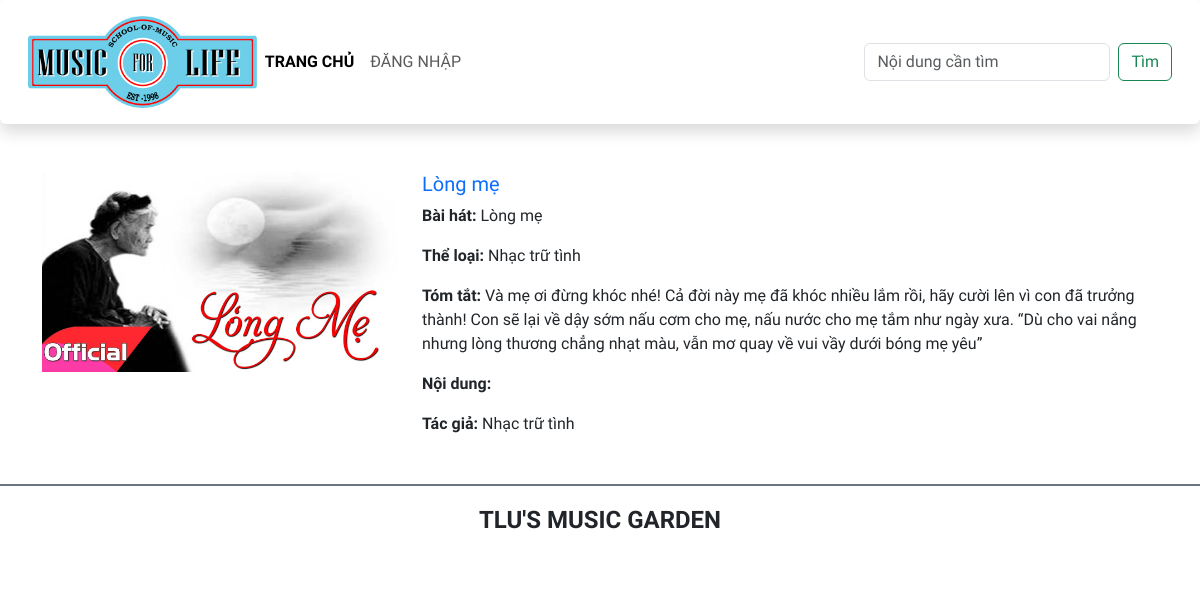
/btth02v2/index.php?controller=detail&id=1, run on the app's committed database.
### tables this page shows
CREATE TABLE `baiviet` (
  `ma_bviet` int(10) UNSIGNED NOT NULL,
  `tieude` varchar(200) NOT NULL,
  `ten_bhat` varchar(100) NOT NULL,
  `ma_tloai` int(10) UNSIGNED NOT NULL,
  `tomtat` text NOT NULL,
  `noidung` text DEFAULT NULL,
  `ma_tgia` int(10) UNSIGNED NOT NULL,
  `ngayviet` datetime NOT NULL DEFAULT current_timestamp(),
  `hinhanh` varchar(200) DEFAULT NULL
);

CREATE TABLE `theloai` (
  `ma_tloai` int(10) UNSIGNED NOT NULL,
  `ten_tloai` varchar(50) NOT NULL
);

### btth02v2/controllers/DetailController.php (called while the page is built)
<?php
require("services/ArticleService.php");
class DetailController{
    public function index($id){
    $articleService = new ArticleService();
    $articles= $articleService->getDetailArticle($id);
    include('views/home/detail.php');
}
}
?>

### btth02v2/index.php (called while the page is built, shortened)
<?php
$action     = isset($_GET['action'])?       $_GET['action']:'index';
$id         = isset($_GET['id'])?       $_GET['id'] : null;
$myObj = new $controller();
$myObj->$action($id);
?>

### btth02v2/services/ArticleService.php (called while the page is built, shortened)
<?php
include("models/Article.php");
class ArticleService{
    public function getDetailArticle($id){
        $dbConn = new DBConnection();
        $conn = $dbConn->getConnection();
         $sql = "SELECT baiviet.ma_bviet, baiviet.tieude, baiviet.ten_bhat,baiviet.tomtat, tacgia.ten_tgia, theloai.ten_tloai, baiviet.ngayviet, baiviet.hinhanh FROM baiviet JOIN tacgia ON baiviet.ma_tgia = tacgia.ma_tgia JOIN theloai ON baiviet.ma_tloai = theloai.ma_tloai WHERE baiviet.ma_bviet = '" . $id . "'";
         $stmt = $conn->query($sql);
        $articles = [];
        while($row = $stmt->fetch()){
            $article = new Article($row['hinhanh'], $row['ten_bhat'],$row['ma_bviet'],$row['tieude'], $row['tomtat'],$row['ten_tgia'],$row['ten_tloai'],$row['ngayviet']);
            array_push($articles,$article);
        }
        return $articles;
    }
}
?>

### btth02v2/models/Article.php (called while the page is built, shortened)
<?php
class Article{
    private $ten_bhat;
    private $tomtat;
    private $hinhanh;
    private $ten_tloai;
    public function __construct($hinhanh = null,$ten_bhat = null, $ma_bviet = null, $tieude = null, $tomtat = null,$ten_tgia = null, $ten_tloai = null,$ngayviet = null, $ma_tgia = null,$ma_tloai = null,$noidung = null){
        $this->ten_bhat = $ten_bhat;
        $this->tomtat = $tomtat;
        $this->hinhanh = $hinhanh;
        $this->ten_tloai = $ten_tloai;
    }
    public function getHinhanh() {
        return $this->hinhanh;
    }
    public function getTenBhat() {
        return $this->ten_bhat;
    }
    public function getTomtat() {
        return $this->tomtat;
    }
    public function getTLoai() {
        return $this->ten_tloai;
    }
    public function getTGia() {
        return $this->ten_tloai;
    }
}
?>

### btth02v2/views/home/detail.php (the view, shortened to what this page needs)
<!DOCTYPE html>
<html lang="en">
<head>
    <link href="https://cdn.jsdelivr.net/npm/bootstrap@5.3.0-alpha1/dist/css/bootstrap.min.css" rel="stylesheet">
    <link rel="stylesheet" href="./assets/css/style.css">
</head>
<body>
    <header>
        <nav class="navbar navbar-expand-lg bg-body-tertiary shadow p-3 bg-white rounded">
            <div class="container-fluid">
                <div class="my-logo">
                    <a class="navbar-brand" href="#">
                        <img src="./assets/images/logo2.png" alt="" class="img-fluid">
                    </a>
                </div>
                <div class="collapse navbar-collapse" id="navbarSupportedContent">
                <ul class="navbar-nav me-auto mb-2 mb-lg-0">
                    <li class="nav-item">
                    <a class="nav-link active" aria-current="page" href="index.php?controller=home">Trang chủ</a>
                    </li>
                    <li class="nav-item">
                    <a class="nav-link" href="index.php?controller=login">Đăng nhập</a>
                    </li>
                </ul>
                <form class="d-flex" role="search">
                    <input class="form-control me-2" type="search" placeholder="Nội dung cần tìm" aria-label="Search">
                    <button class="btn btn-outline-success" type="submit">Tìm</button>
                </form>
                </div>
            </div>
        </nav>
    </header>
    <main class="container mt-5">
        <div class="row mb-5">
            <div class="col-sm-4">
                <img src="<?php echo $articles[0]->getHinhanh() ?>" class="img-fluid" alt="...">
            </div>
            <div class="col-sm-8">
                <h5 class="card-title mb-2">
                    <a href="" class="text-decoration-none"><?php echo $articles[0]->getTenBhat() ?></a>
                </h5>
                <p class="card-text"><span class=" fw-bold">Bài hát: </span><?php echo $articles[0]->getTenBhat() ?></p>
                <p class="card-text"><span class=" fw-bold">Thể loại: </span><?php echo $articles[0]->getTLoai() ?></p>
                <p class="card-text"><span class=" fw-bold">Tóm tắt: </span><?php echo $articles[0]->getTomtat() ?></p>
                <p class="card-text"><span class=" fw-bold">Nội dung: </span><?php echo $articles[0]->getNoidung() ?></p>
                <p class="card-text"><span class=" fw-bold">Tác giả: </span><?php echo $articles[0]->getTGia() ?></p>
            </div>
        </div>
    </main>
    <footer class="bg-white d-flex justify-content-center align-items-center border-top border-secondary  border-2" style="height:80px">
        <h4 class="text-center text-uppercase fw-bold">TLU's music garden</h4>
    </footer>
</body>
</html>

### btth02v2/assets/css/style.css (style rules this page uses)
body { font-family: 'Numans', sans-serif !important; }
.bg-body-tertiary { background-color:#fff !important; }
.my-logo { max-width: 20%; }
.nav-link { text-transform: uppercase; }
.active { font-weight: bold; }

### data on the page
baiviet: hinhanh (picture), ten_bhat "Lòng mẹ", ma_tloai.ten_tloai "Nhạc trữ tình", tomtat "Và mẹ ơi đừng khóc nhé! Cả đời này mẹ đã khóc nhiều lắm rồi, hãy cười lên vì con đã trưởng thành! Con sẽ lại về dậy sớm nấu cơm cho mẹ, nấu nước cho mẹ tắm như ngày xưa. “Dù cho vai nắng nhưng lòng thương chẳng nhạt màu, vẫn mơ quay về vui vầy dưới bóng mẹ yêu”"
